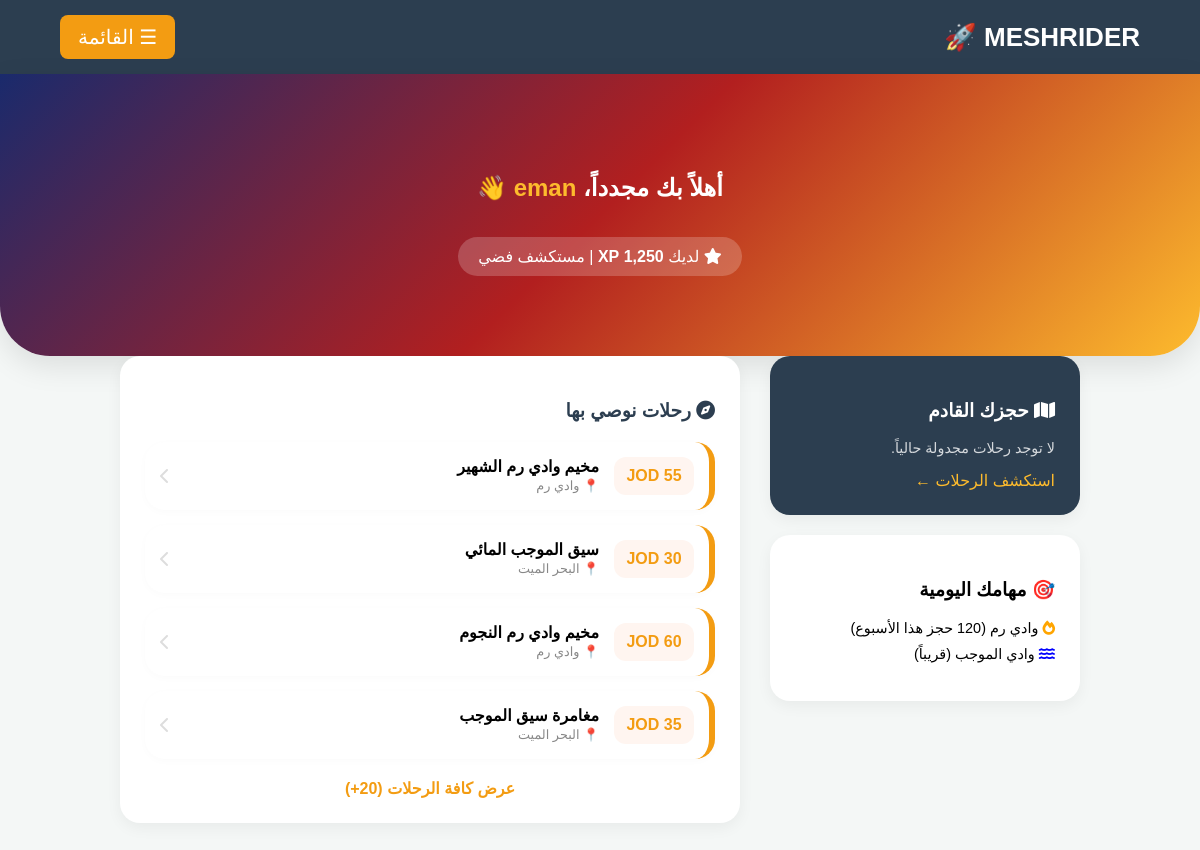
The app's page /mesh_rider/index.php (signed in) with its own data.
### tables this page shows
CREATE TABLE `trips` (
  `id` int(11) NOT NULL,
  `title` varchar(255) NOT NULL,
  `price` int(11) NOT NULL,
  `location` varchar(100) DEFAULT NULL,
  `duration` varchar(50) DEFAULT NULL,
  `category` enum('camping','water','hiking') DEFAULT 'camping',
  `image_url` varchar(255) DEFAULT 'default_trip.jpg'
);

### mesh_rider/index.php (the view, shortened to what this page needs)
<?php
include 'includes/db.php';
$is_logged_in = isset($_SESSION['user_id']);
$user_name = $is_logged_in ? $_SESSION['user_name'] : "رحالة";
?>
<!DOCTYPE html>
<html lang="ar" dir="rtl">
<head>
    <link rel="stylesheet" href="css/style.css">
    <link rel="stylesheet" href="https://cdnjs.cloudflare.com/ajax/libs/font-awesome/6.0.0/css/all.min.css">
</head>
<body>
    <?php include 'includes/header.php'; ?>
    <section class="welcome-section">
        <?php if($is_logged_in): ?>
            <h1>أهلاً بك مجدداً، <span style="color: #fdbb2d;"><?php echo $user_name; ?></span> 👋</h1>
            <div style="background: rgba(255,255,255,0.2); padding: 10px 20px; border-radius: 50px; display: inline-block; margin-top: 15px;">
                <i class="fas fa-star"></i> لديك <strong>1,250 XP</strong> | مستكشف فضي
            </div>
        <?php else: ?>
            <h1 style="font-size: 2.5rem;">اكتشف أسرار الطبيعة مع <span style="color: #fdbb2d;">MESHRIDER</span></h1>
            <p>أكبر منصة لحجز رحلات الدفع الرباعي والمغامرات في الأردن</p>
            <a href="register.php" class="btn-join">ابدأ مغامرتك الآن 🚀</a>
        <?php endif; ?>
    </section>
    <div class="dashboard-grid">
        <aside>
            <div class="side-card" style="background: var(--dark-blue); color: white; margin-bottom: 20px;">
                <h3><i class="fas fa-map"></i> <?php echo $is_logged_in ? "حجزك القادم" : "لماذا نحن؟"; ?></h3>
                <?php if($is_logged_in): ?>
                    <p style="opacity: 0.8; font-size: 0.9rem; margin: 15px 0;">لا توجد رحلات مجدولة حالياً.</p>
                    <a href="trips.php" style="color: #fdbb2d; text-decoration: none;">استكشف الرحلات ←</a>
                <?php else: ?>
                    <p style="font-size: 0.85rem; line-height: 1.6;">نوفر لك أكثر من 40 خياراً بين رحلات جبلية وسيارات مجهزة للمهام الصعبة.</p>
                <?php endif; ?>
            </div>
            <div class="side-card">
                <h3>🎯 <?php echo $is_logged_in ? "مهامك اليومية" : "أكثر المناطق طلباً"; ?></h3>
                <ul style="list-style: none; padding: 0; font-size: 0.9rem;">
                    <li style="margin-bottom: 10px;"><i class="fas fa-fire" style="color: orange;"></i> وادي رم (120 حجز هذا الأسبوع)</li>
                    <li style="margin-bottom: 10px;"><i class="fas fa-water" style="color: blue;"></i> وادي الموجب (قريباً)</li>
                </ul>
            </div>
        </aside>
        <main class="main-card">
            <h3 style="margin-bottom: 20px; color: var(--dark-blue);"><i class="fas fa-compass"></i> رحلات نوصي بها</h3>
            <?php
            $res = mysqli_query($conn, "SELECT * FROM trips LIMIT 4");
            while($row = mysqli_fetch_assoc($res)) {
                echo "
                <a href='book.php?id={$row['id']}&type=trip' class='trip-suggest-card'>
                    <div class='price-tag'>{$row['price']} JOD</div>
                    <div style='flex-grow: 1; padding: 0 15px;'>
                        <h4 style='margin:0;'>{$row['title']}</h4>
                        <span style='font-size:0.8rem; color:#888;'>📍 {$row['location']}</span>
                    </div>
                    <i class='fas fa-chevron-left' style='color:#ddd;'></i>
                </a>";
            }
            ?>
            <a href="trips.php" style="display: block; text-align: center; margin-top: 20px; color: var(--orange); text-decoration: none; font-weight: bold;">عرض كافة الرحلات (20+)</a>
        </main>
    </div>
</body>
</html>

### mesh_rider/css/style.css (style rules this page uses)
:root { --dark-blue: #2c3e50; --orange: #f39c12; --light-gray: #f4f4f4; --white: #ffffff; }
body { margin: 0; font-family: 'Segoe UI', Tahoma, Geneva, Verdana, sans-serif; direction: rtl; background-color: var(--light-gray); }

### mesh_rider/index.php (style rules this page uses)
:root { --main-grad: linear-gradient(135deg, #1a2a6c, #b21f1f, #fdbb2d); }
body { background-color: #f4f7f6; margin: 0; font-family: 'Cairo', sans-serif; }
.welcome-section { background: var(--main-grad); padding: 80px 10%; color: white; border-radius: 0 0 50px 50px; text-align: center; box-shadow: 0 10px 30px rgba(0,0,0,0.1); }
.dashboard-grid { display: grid; grid-template-columns: 1fr 2fr; gap: 30px; padding: 40px 10%; margin-top: -40px; }
.side-card, .main-card { background: white; padding: 25px; border-radius: 20px; box-shadow: 0 5px 15px rgba(0,0,0,0.05); }
.trip-suggest-card { background: white; border-radius: 20px; display: flex; align-items: center; padding: 15px; margin-bottom: 15px; transition: 0.3s; border-right: 6px solid var(--orange); text-decoration: none; color: inherit; box-shadow: 0 2px 8px rgba(0,0,0,0.02); }
.price-tag { background: #fff5f0; color: var(--orange); padding: 10px; border-radius: 12px; font-weight: bold; min-width: 60px; text-align: center; }

### records on screen
trips: title "مخيم وادي رم الشهير", location "وادي رم"
trips: title "سيق الموجب المائي", location "البحر الميت"
trips: title "مخيم وادي رم النجوم", location "وادي رم"
trips: title "مغامرة سيق الموجب", location "البحر الميت"

### other values on screen
$user_name "eman"
